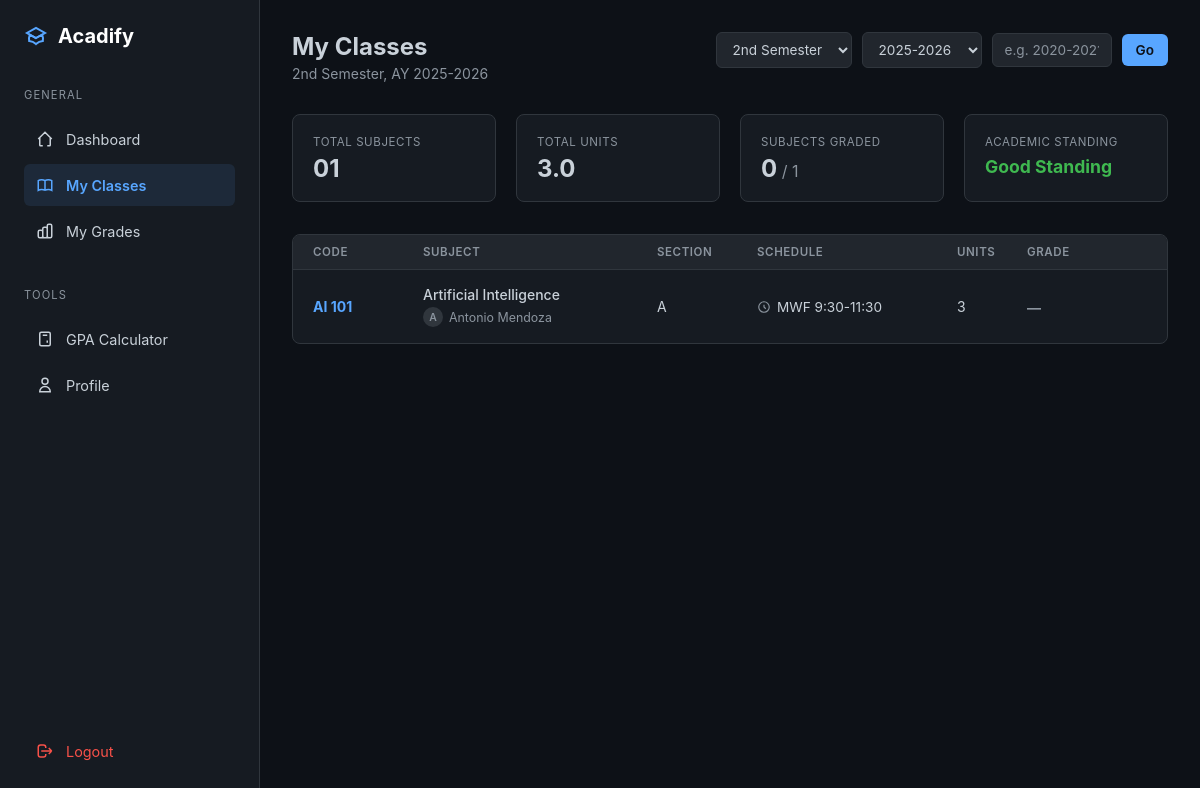
Page /student/classes (signed in) on the committed database.
### models.py (models this page shows, shortened)
class Class(db.Model):
    __tablename__ = 'class'
    id = db.Column(db.Integer, primary_key=True)
    subject_id = db.Column(db.Integer, db.ForeignKey('subject.id'), nullable=True)
    subject_name = db.Column(db.String(200), nullable=True)
    subject_code = db.Column(db.String(20), nullable=True)
    units = db.Column(db.Integer, nullable=True)
    teacher_id = db.Column(db.Integer, db.ForeignKey('teacher.id'), nullable=False)
    section = db.Column(db.String(20), nullable=True)
    schedule = db.Column(db.String(100), nullable=True)
    room = db.Column(db.String(50), nullable=True)
    school_year = db.Column(db.String(20), nullable=False)
    semester = db.Column(db.String(20), nullable=False)
    max_students = db.Column(db.Integer, default=40)
    grading_formula = db.Column(db.Text, nullable=True)
    grade_conversion_table = db.Column(db.Text, nullable=True)
    department = db.Column(db.String(100), nullable=True)
    program = db.Column(db.String(100), nullable=True)
    year_level = db.Column(db.String(20), nullable=True)
    created_at = db.Column(db.DateTime, default=datetime.utcnow)
    enrollments = db.relationship('Enrollment', backref='class_', lazy='dynamic', cascade='all, delete-orphan')
    tests = db.relationship('Test', backref='class_', lazy='dynamic', cascade='all, delete-orphan')
    @property
    def effective_subject_name(self):
        if self.subject_name:
            return self.subject_name
        elif self.subject_id and self.subject:
            return self.subject.name
        return "Unnamed Subject"
    @property
    def effective_subject_code(self):
        if self.subject_code:
            return self.subject_code
        elif self.subject_id and self.subject:
            return self.subject.code
        return "N/A"
    @property
    def effective_units(self):
        if self.units is not None:
            return self.units
        elif self.subject_id and self.subject:
            return self.subject.units
        return 3  # Default

class Teacher(db.Model):
    __tablename__ = 'teacher'
    id = db.Column(db.Integer, primary_key=True)
    user_id = db.Column(db.Integer, db.ForeignKey('user.id'), nullable=False, unique=True)
    employee_number = db.Column(db.String(50), unique=True, nullable=False, index=True)
    first_name = db.Column(db.String(100), nullable=False)
    last_name = db.Column(db.String(100), nullable=False)
    department = db.Column(db.String(100), nullable=False)
    specialization = db.Column(db.String(200), nullable=True)
    created_at = db.Column(db.DateTime, default=datetime.utcnow)
    classes = db.relationship('Class', backref='teacher', lazy='dynamic')
    def get_full_name(self):
        return f"{self.first_name} {self.last_name}"

### blueprints/student/routes.py (the view)
@student_bp.route('/classes')
@student_required
def my_classes():
    student = current_user.student_profile
    current_school_year = Config.get_current_school_year()
    current_semester = Config.get_current_semester()
    selected_year = request.args.get('year')
    selected_semester = request.args.get('semester')
    if not selected_year or selected_year == 'all':
        selected_year = current_school_year
    if not selected_semester or selected_semester == 'all':
        selected_semester = current_semester
    from datetime import datetime as dt
    all_enrollments = Enrollment.query.filter_by(
        student_id=student.id
    ).join(Class).with_entities(Class.school_year).distinct().all()
    actual_years = set(row.school_year for row in all_enrollments)
    current_year_num = dt.now().year
    buffer_years = {f"{y}-{y+1}" for y in range(current_year_num - 3, current_year_num + 2)}
    available_years = sorted(list(actual_years | buffer_years), reverse=True)
    enrollments = Enrollment.query.filter_by(
        student_id=student.id
    ).join(Class).filter(
        Class.school_year == selected_year,
        Class.semester == selected_semester
    ).all()
    current_classes = [e.class_ for e in enrollments]
    enrollment_map = {e.class_id: e for e in enrollments}
    total_subjects = len(current_classes)
    total_units = sum(cls.effective_units for cls in current_classes)
    graded_count = sum(1 for e in enrollments if e.final_grade is not None)
    cumulative_gpa = student.get_cumulative_gpa('weighted')
    if cumulative_gpa:
        if cumulative_gpa <= 1.75:
            academic_standing = "Dean's Lister"
            standing_color = "var(--success-green)"
        elif cumulative_gpa <= 2.5:
            academic_standing = "Good Standing"
            standing_color = "var(--success-green)"
        elif cumulative_gpa <= 3.0:
            academic_standing = "Satisfactory"
            standing_color = "var(--text-main)"
        else:
            academic_standing = "Probation"
            standing_color = "var(--danger-red)"
    else:
        academic_standing = "Good Standing"
        standing_color = "var(--text-main)"
    return render_template(
        'student/my_classes.html',
        student=student,
        current_classes=current_classes,
        enrollment_map=enrollment_map,
        total_subjects=total_subjects,
        total_units=total_units,
        graded_count=graded_count,
        academic_standing=academic_standing,
        standing_color=standing_color,
        available_years=available_years,
        selected_year=selected_year,
        selected_semester=selected_semester,
        current_school_year=current_school_year,
        current_semester=current_semester
    )

### app.py (called while the page is built)
def create_app(config_name='development'):
    app = Flask(__name__)
    app.config.from_object(config[config_name])
    db.init_app(app)
    migrate.init_app(app, db)
    login_manager.init_app(app)
    bcrypt.init_app(app)
    login_manager.login_view = 'auth.login'  # Redirect to login page if not authenticated
    login_manager.login_message = 'Please log in to access this page.'
    login_manager.login_message_category = 'info'
    @login_manager.user_loader
    def load_user(user_id):
        from models import User
        return User.query.get(int(user_id))
    register_blueprints(app)
    register_error_handlers(app)
    with app.app_context():
        import models
    return app

### blueprints/student/routes.py (called while the page is built)
def student_required(f):
    from functools import wraps
    @wraps(f)
    @login_required
    def decorated_function(*args, **kwargs):
        if current_user.role != 'student':
            flash('Access denied. Students only.', 'danger')
            return redirect(url_for('index'))
        return f(*args, **kwargs)
    return decorated_function

### config.py (called while the page is built)
    @staticmethod
    def _auto_calculate_school_year():
        from datetime import datetime
        now = datetime.now()
        year = now.year
        month = now.month
        if month >= 8:  # August onwards = new school year
            return f"{year}-{year + 1}"
        else:  # January to July = previous school year
            return f"{year - 1}-{year}"

    @staticmethod
    def _auto_calculate_semester():
        from datetime import datetime
        month = datetime.now().month
        if 8 <= month <= 12:
            return "1st Semester"
        elif 1 <= month <= 5:
            return "2nd Semester"
        else:  # June-July
            return "Summer"

    @staticmethod
    def get_current_school_year():
        try:
            from models import SystemSettings
            db_value = SystemSettings.get_setting('current_school_year')
            if db_value:
                return db_value
        except:
            pass
        return Config._auto_calculate_school_year()

    @staticmethod
    def get_current_semester():
        try:
            from models import SystemSettings
            db_value = SystemSettings.get_setting('current_semester')
            if db_value:
                return db_value
        except:
            pass
        return Config._auto_calculate_semester()

### templates/student/my_classes.html (shortened to what this page needs)
<!DOCTYPE html>
<html lang="en">
<head>
</head>
<body>
    <nav class="sidebar">
        <div class="logo">
            <svg viewBox="0 0 24 24" fill="none">
                <path stroke-width="2" d="M12 14l9-5-9-5-9 5 9 5z"/>
                <path stroke-width="2" d="M12 14l6.16-3.422a12.083 12.083 0 01.665 6.479A11.952 11.952 0 0012 20.055a11.952 11.952 0 00-6.824-2.998 12.078 12.078 0 01.665-6.479L12 14z"/>
            </svg>
            <span>Acadify</span>
        </div>
        <div class="nav-group">
            <span class="nav-label">General</span>
            <a href="{{ url_for('student.dashboard') }}" class="nav-item">
                <svg class="icon" viewBox="0 0 24 24"><path stroke-width="2" d="M3 12l2-2m0 0l7-7 7 7M5 10v10a1 1 0 001 1h3m10-11l2 2m-2-2v10a1 1 0 01-1 1h-3"/></svg>
                <span>Dashboard</span>
            </a>
            <a href="{{ url_for('student.my_classes') }}" class="nav-item active">
                <svg class="icon" viewBox="0 0 24 24"><path stroke-width="2" d="M12 6.253v13m0-13C10.832 5.477 9.246 5 7.5 5S4.168 5.477 3 6.253v13C4.168 18.477 5.754 18 7.5 18s3.332.477 4.5 1.253m0-13C13.168 5.477 14.754 5 16.5 5c1.747 0 3.332.477 4.5 1.253v13C19.832 18.477 18.247 18 16.5 18c-1.746 0-3.332.477-4.5 1.253"/></svg>
                <span>My Classes</span>
            </a>
            <a href="{{ url_for('student.my_grades') }}" class="nav-item">
                <svg class="icon" viewBox="0 0 24 24"><path stroke-width="2" d="M9 19v-6a2 2 0 00-2-2H5a2 2 0 00-2 2v6a2 2 0 002 2h2a2 2 0 002-2zm0 0V9a2 2 0 012-2h2a2 2 0 012 2v10m-6 0a2 2 0 002 2h2a2 2 0 002-2m0 0V5a2 2 0 012-2h2a2 2 0 012 2v14a2 2 0 01-2 2h-2a2 2 0 01-2-2z"/></svg>
                <span>My Grades</span>
            </a>
        </div>
        <div class="nav-group">
            <span class="nav-label">Tools</span>
            <a href="{{ url_for('student.gpa_calculator') }}" class="nav-item">
                <svg class="icon" viewBox="0 0 24 24"><path stroke-width="2" d="M9 7h6m0 10v-3m-3 3h.01M9 17h.01M9 14h.01M12 14h.01M15 11h.01M12 11h.01M9 11h.01M7 21h10a2 2 0 002-2V5a2 2 0 00-2-2H7a2 2 0 00-2 2v14a2 2 0 002 2z"/></svg>
                <span>GPA Calculator</span>
            </a>
            <a href="{{ url_for('student.profile') }}" class="nav-item">
                <svg class="icon" viewBox="0 0 24 24"><path stroke-width="2" d="M16 7a4 4 0 11-8 0 4 4 0 018 0zM12 14a7 7 0 00-7 7h14a7 7 0 00-7-7z"/></svg>
                <span>Profile</span>
            </a>
        </div>
        <a href="{{ url_for('auth.logout') }}" class="nav-item logout" style="margin-top: auto;">
            <svg class="icon" viewBox="0 0 24 24"><path stroke-width="2" d="M17 16l4-4m0 0l-4-4m4 4H7m6 4v1a3 3 0 01-3 3H6a3 3 0 01-3-3V7a3 3 0 013-3h4a3 3 0 013 3v1"/></svg>
            <span>Logout</span>
        </a>
    </nav>
    <main class="main-content">
        <div class="page-header">
            <div>
                <h1>My Classes</h1>
                <p>{{ selected_semester }}, AY {{ selected_year }}</p>
            </div>
            <div class="filter-bar">
                <select class="filter-select" id="semesterFilter" onchange="applyFilters()">
                    <option value="2nd Semester" {% if selected_semester == '2nd Semester' %}selected{% endif %}>2nd Semester</option>
                </select>
                <select class="filter-select" id="yearFilter" onchange="applyFilters()">
                    {% for year in available_years %}
                    <option value="{{ year }}" {% if year == selected_year %}selected{% endif %}>{{ year }}</option>
                    {% endfor %}
                </select>
                <input type="text"
                       class="custom-year-input"
                       id="customYearInput"
                       placeholder="e.g. 2020-2021"
                       title="Jump to a specific year">
                <button class="filter-btn" onclick="jumpToCustomYear()">Go</button>
            </div>
        </div>
        <div class="stats-row">
            <div class="stat-card">
                <span class="stat-label">Total Subjects</span>
                <span class="stat-value">{{ "%02d"|format(total_subjects) }}</span>
            </div>
            <div class="stat-card">
                <span class="stat-label">Total Units</span>
                <span class="stat-value">{{ "%.1f"|format(total_units) }}</span>
            </div>
            <div class="stat-card">
                <span class="stat-label">Subjects Graded</span>
                <span class="stat-value">
                    {{ graded_count }}<span class="stat-denom"> / {{ total_subjects }}</span>
                </span>
            </div>
            <div class="stat-card">
                <span class="stat-label">Academic Standing</span>
                <span class="stat-value" style="font-size: 1.1rem; color: {{ standing_color }};">
                    {{ academic_standing }}
                </span>
            </div>
        </div>
        <div class="classes-container">
            {% if current_classes %}
            <div class="table-header-row">
                <div>Code</div>
                <div>Subject</div>
                <div>Section</div>
                <div>Schedule</div>
                <div>Units</div>
                <div>Grade</div>
            </div>
            {% for cls in current_classes %}
            {% set enrollment = enrollment_map.get(cls.id) %}
            <div class="class-row">
                <div class="subject-code">{{ cls.effective_subject_code }}</div>
                <div>
                    <div class="subject-name">{{ cls.effective_subject_name }}</div>
                    {% if cls.teacher %}
                    <div class="teacher-info">
                        <div class="teacher-avatar">{{ cls.teacher.first_name[0] | upper }}</div>
                        {{ cls.teacher.get_full_name() }}
                    </div>
                    {% else %}
                    <div class="teacher-info">No teacher assigned</div>
                    {% endif %}
                </div>
                <div style="font-size: 0.875rem;">{{ cls.section if cls.section else '—' }}</div>
                <div class="schedule-cell">
                    <svg viewBox="0 0 24 24"><path stroke-width="2" d="M12 8v4l3 3m6-3a9 9 0 11-18 0 9 9 0 0118 0z"/></svg>
                    {{ cls.schedule if cls.schedule else 'TBA' }}
                </div>
                <div style="font-size: 0.875rem;">{{ cls.effective_units }}</div>
                <div>
                    {% if enrollment and enrollment.final_grade is not none %}
                        {% set g = enrollment.final_grade %}
                        <span class="grade-pill {% if g <= 3.0 %}passing{% else %}failing{% endif %}">
                            {{ "%.2f"|format(g) }}
                        </span>
                    {% else %}
                        <span class="grade-pill pending">—</span>
                    {% endif %}
                </div>
            </div>
            {% endfor %}
            {% endif %}
        </div>
    </main>
</body>
</html>

### rows in the picture
Class: effective_subject_code "AI 101", effective_subject_name "Artificial Intelligence", teacher "A", teacher.get_full_name "Antonio Mendoza", section "A", schedule "MWF 9:30-11:30", effective_units "3"

### other values in the picture
{{ selected_semester }} "2nd Semester"
{{ selected_year }} "2025-2026"
{{ "%02d"|format(total_subjects) }} "01"
{{ "%.1f"|format(total_units) }} "3.0"
{{ graded_count }} "0"
{{ total_subjects }} "1"
{{ academic_standing }} "Good Standing"
form field value "2025-2026"
